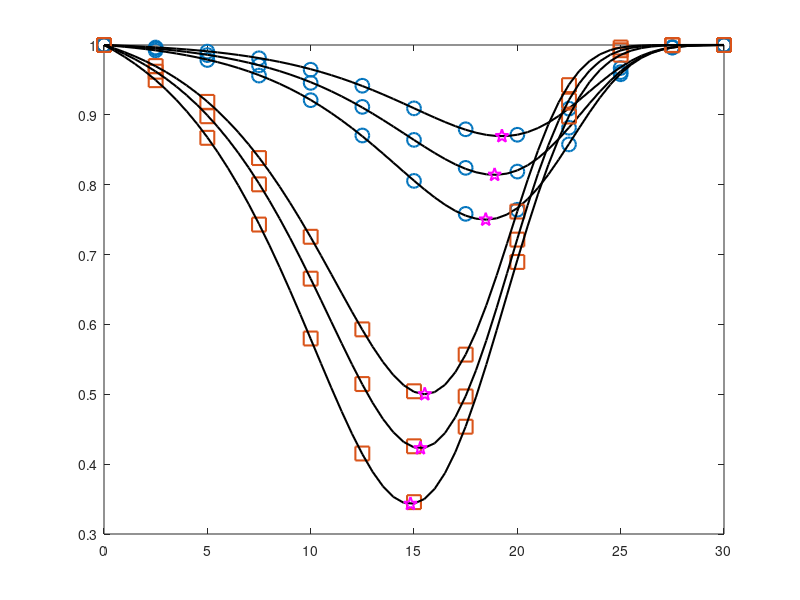

Recreate this plot in MATLAB. (Note: this script raises an error after producing the figure.)
clc;
clear variables;
close all;
%% Main parameter
P = db2pow(20);
sigma = 1;

tau_dBm = 0:2.5:30;
tau = db2pow(tau_dBm);

tau_dBm2 = 0:0.5:30;
tau2 = db2pow(tau_dBm2);

sim_times = 1e5;
%% Channel generation
lambda_SR = 1;
lambda_SUi = 0.5;

lambda_RUj = 0.5;
lambda_SE = 1;
lambda_RE = 0.5;

h_SR  = sqrt(lambda_SR/2)*(randn(1,sim_times) + 1i*randn(1,sim_times));
h_SUi = sqrt(lambda_SUi/2)*(randn(1,sim_times) + 1i*randn(1,sim_times));

h_RUj = sqrt(lambda_RUj/2)*(randn(1,sim_times) + 1i*randn(1,sim_times));
h_SE  = sqrt(lambda_SE/2)*(randn(1,sim_times) + 1i*randn(1,sim_times));
h_RE  = sqrt(lambda_RE/2)*(randn(1,sim_times) + 1i*randn(1,sim_times));

del = [0.5, 0.6, 0.7];
for ss = 1:length(del)
%% parameter 
alpha_j = del(ss);
alpha_i = 1-alpha_j;
beta_s = del(ss);
beta_r = 1-beta_s;


%% Simulation
for idx = 1:length(tau_dBm)
    % Phase 1
    calH0_1 = P*alpha_j.*abs(h_SE).^2 + sigma;
    calH1_1 = P*alpha_i.*abs(h_SE).^2 + P*alpha_j.*abs(h_SE).^2 + sigma;
    
    DEP_1_sim(ss,idx) = sum(calH0_1 > tau(idx))/sim_times + sum(calH1_1 < tau(idx))/sim_times;



    % Phase 2
    calH0_2 = beta_r*P.*abs(h_RE).^2 + sigma;
    calH1_2 = beta_s*P.*abs(h_SE).^2 + beta_r*P.*abs(h_RE).^2 + sigma;
    
    DEP_2_sim(ss,idx) = sum(calH0_2 > tau(idx))/sim_times + sum(calH1_2 < tau(idx))/sim_times;
    
end

%% Analytical
for ii = 1:length(tau2)
    % Phase 1
    if tau2(ii) - sigma < 0
        DEP_1_ana(ss,ii) = 1;
    else
        DEP_1_ana(ss,ii) = 1 - exp(-(tau2(ii)-sigma)/(P*lambda_SE)) + exp(-(tau2(ii)-sigma)/(P*alpha_j*lambda_SE));
    end


    % Phase 2
    if tau2(ii) - sigma < 0
        DEP_2_ana(ss,ii) = 1;
    else
        DEP_2_ana(ss,ii) = 1 - lambda_SE*beta_s/(lambda_RE*beta_r - lambda_SE*beta_s) * (exp(-(tau2(ii)-sigma)/(lambda_RE*beta_r*P)) - exp(-(tau2(ii)-sigma)/(lambda_SE*beta_s*P)));
    end
    
end
%% Optimal
tau_1_opt(ss) = pow2db(-P*lambda_SE*alpha_j/(1-alpha_j)*log(alpha_j) + sigma);
DEP_1_opt(ss) = 1 - alpha_j^(alpha_j/(1-alpha_j)) + alpha_j^(1/(1-alpha_j));
tau_2_opt(ss) = pow2db(-lambda_SE*beta_s*lambda_RE*beta_r*P/(lambda_SE*beta_s - lambda_RE*beta_r)*log(lambda_RE*beta_r/(lambda_SE*beta_s)) + sigma);
DEP_2_opt(ss) = 1 - lambda_SE*beta_s/(lambda_RE*beta_r - lambda_SE*beta_s) * ((lambda_RE*beta_r/(lambda_SE*beta_s))^(lambda_SE*beta_s/(lambda_SE*beta_s-lambda_RE*beta_r)) - (lambda_RE*beta_r/(lambda_SE*beta_s))^(lambda_RE*beta_r/(lambda_SE*beta_s-lambda_RE*beta_r)) );
end
%% Plot
blue1 = [0.00,0.45,0.74];  pink1 = [1.00,0.07,0.65];
green1 = [0.47,0.67,0.19]; orrange = [0.85,0.33,0.10];
% 
sim1 = plot(tau_dBm,DEP_1_sim,'ro','MarkerSize',10,'LineWidth',1.5,'Color',blue1); hold on;
ana1 = plot(tau_dBm2,DEP_1_ana,'k-','MarkerSize',10,'LineWidth',1.5); hold on;
opt1 = plot(tau_1_opt,DEP_1_opt,'mp','MarkerSize',10,'LineWidth',1.5); hold on;

sim2 = plot(tau_dBm,DEP_2_sim,'bs','MarkerSize',10,'LineWidth',1.5,'Color',orrange); hold on;
plot(tau_dBm2,DEP_2_ana,'k-','MarkerSize',10,'LineWidth',1.5); hold on;
plot(tau_2_opt,DEP_2_opt,'mp','MarkerSize',10,'LineWidth',1.5); hold on;

hold on;
colormap(gca) % cool

lgd=legend([sim1(1), sim2(1), ana1(1),opt1(1)],...
    'Simulation - Phase 1','Simulation - Phase 2',...
    'Theory - Eqs. (8), (11)',...
    'Optimality - Eqs. (10), (13)','FontSize',11,'location','se','Interpreter','latex');
xlabel('Judgment Threshold, \tau [dBm]','Fontsize',16) 
ylabel('Detection Error Probability (DEP)');
lgd.NumColumns = 1;
lgd.FontSize = 14;
set(gca,'fontsize',14);
axis([min(tau_dBm) max(tau_dBm) 0 1]);
saveas(gcf,'Figure2b.fig');

